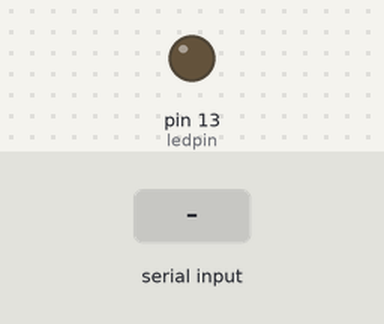
Bench run of a sketch on a simulated Arduino Uno, built with avr-gcc and run on an emulated ATmega328P. Parts: output pins drawn as LEDs (lit = HIGH). The inputs (shaded band) are chosen by the test bench.

Above: at 1.3 s.
1.4 s: "1\n" received over the second serial link
At 1.7 s:
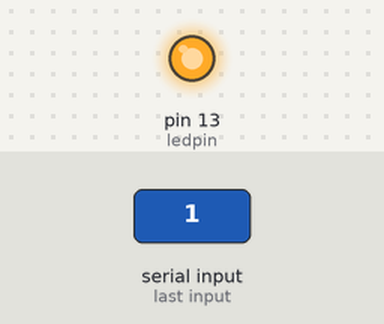
2.9 s: "0\n" received over the second serial link
At 4.1 s:
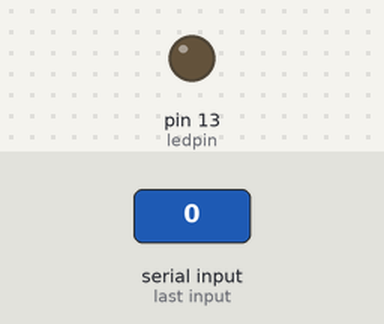
Timing chart, 0 to 5.9 s (numbered marks = the images above; inputs shaded):
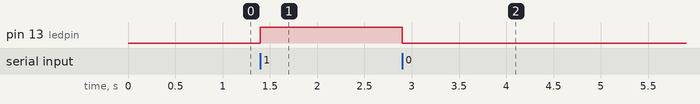

The sketch:

softwareserial2.ino
```cpp
#include <SoftwareSerial.h>
#define BT_SERIAL_TX 10
#define BT_SERIAL_RX 0
SoftwareSerial BluetoothSerial(BT_SERIAL_TX, BT_SERIAL_RX);

#include <dht11.h>
#define DHTPIN 2
dht11 dht;

#define TEMPTYPE 0

int ledpin=13;
char c;

void setup() {

  BluetoothSerial.begin(115200);  // The Bluetooth Mate defaults to 115200bps
  BluetoothSerial.print("$$$");  // Enter command mode
  delay(100);  // Short delay, wait for the Mate to send back CMD
  BluetoothSerial.println("U,9600,N");  // Temporarily Change the baudrate to 9600, no parity
  // 115200 can be too fast at times for NewSoftSerial to relay the data reliably
  BluetoothSerial.begin(9600);
  pinMode(ledpin, OUTPUT);
}

void loop() {

if(BluetoothSerial.available())
  {
     c = (char)BluetoothSerial.read();
     if(c=='1')
     {
      digitalWrite(ledpin,HIGH);
      char printS = 'Y';
      BluetoothSerial.write(printS);
     }
     if(c=='0')
     {
      digitalWrite(ledpin,LOW);

      char printS = 'N';
      BluetoothSerial.write(printS);
     }
     if(c=='t'){
       int readData = dht.read(DHTPIN);
       float t = dht.temperature;
       float h = dht.humidity;

       BluetoothSerial.print("Temperature: ");
       BluetoothSerial.print(t);
       BluetoothSerial.print(", Humidity: ");
       BluetoothSerial.print(h);
       BluetoothSerial.print("\n");
     }
  }
}
```

Measured:
- after the input at 1.4 s, pin 13 (ledpin): LOW → HIGH at once
- after the input at 2.9 s, pin 13 (ledpin): HIGH → LOW at once
